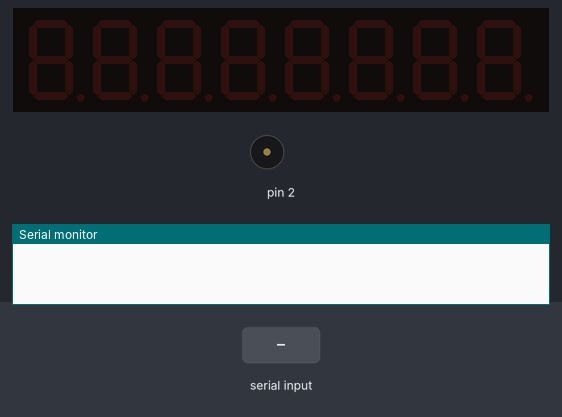
Bench run of a sketch on a simulated Arduino Uno, built with avr-gcc and run on an emulated ATmega328P. On the bench: 8-digit seven-segment display, buzzer (waves = sounding), the last lines printed to the serial monitor. The inputs (shaded band) are chosen by the test bench.

Above: at 1.2 s.
1.3 s: "X90\n" received over Serial
At 2.1 s:
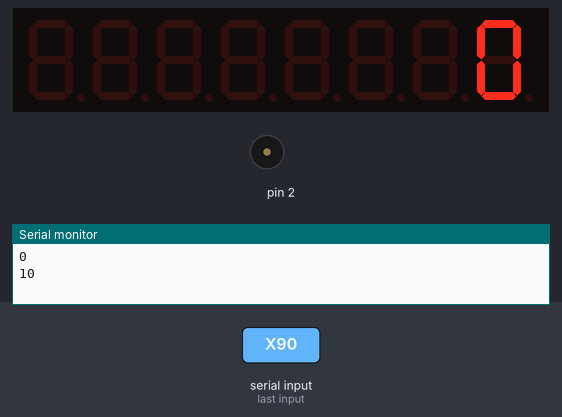
At 3.37 s:
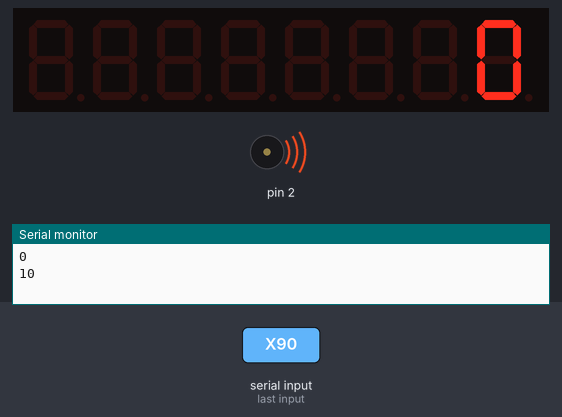
Timing chart, 0 to 10.3 s (numbered marks = the images above; inputs shaded):
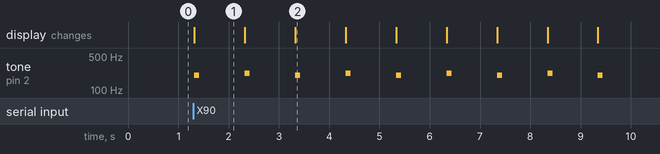

The sketch:

advent-of-code-15.ino
```cpp
#include <advent.h>
#include "advent.h"

long nums[10][4];
long *numptr = (long *)nums;
bool innum = false;
int discs;
long i = 0;

long findrot() {
    for(;; i++) {
        if (i % 100 == 0)
            showNumber(i, 0, 8);
        int disc;
        for(disc = 0; (disc < discs) && !((nums[disc][3] + i) % nums[disc][1]); disc++);
        if (disc == discs) {
            Serial.println(i);
            return i;
        }
    }
}

void compute() {
    discs = (numptr - (long *)nums) / 4;
    for(int j = 0; j < discs; j++) {
        nums[j][3] += j + 1;
    }
    long num1 = findrot();
    showNumber(num1, 0, 8);

    nums[discs][3] = discs + 1;
    nums[discs][1] = 11;
    discs++;
    long num2 = findrot();

    for(;;) {
        showNumber(num1, 0, 8);
        tone(2, 200, 100);
        delay(1000);
        showNumber(num2, 0, 8);
        tone(2, 220, 100);
        delay(1000);
    }
}

void loop() {
    if (!Serial.available()) {
        return;
    }

    char c = Serial.read();
    if (c == 'X') {
        showNumber(0, 0);
        compute();
    }
    if ((c >= '0') && (c <= '9')) {
        if(innum) {
            *numptr = *numptr * 10 + c - '0';
        }
        else {
            *numptr = c - '0';
            innum = true;
        }
    }
    else if (innum) {
        numptr++;
        innum = false;
    }
}

void setup() {
    pinMode(2, OUTPUT);
    Serial.begin(9600);
}
```

Measured:
- after the input at 1.3 s, tone on pin 2: silent → 200 Hz at once, then repeats every 2.0 s: silent 0.90 s, 220 Hz 0.10 s, silent 0.90 s, 200 Hz 0.10 s; the display: changes at once (image 1)
